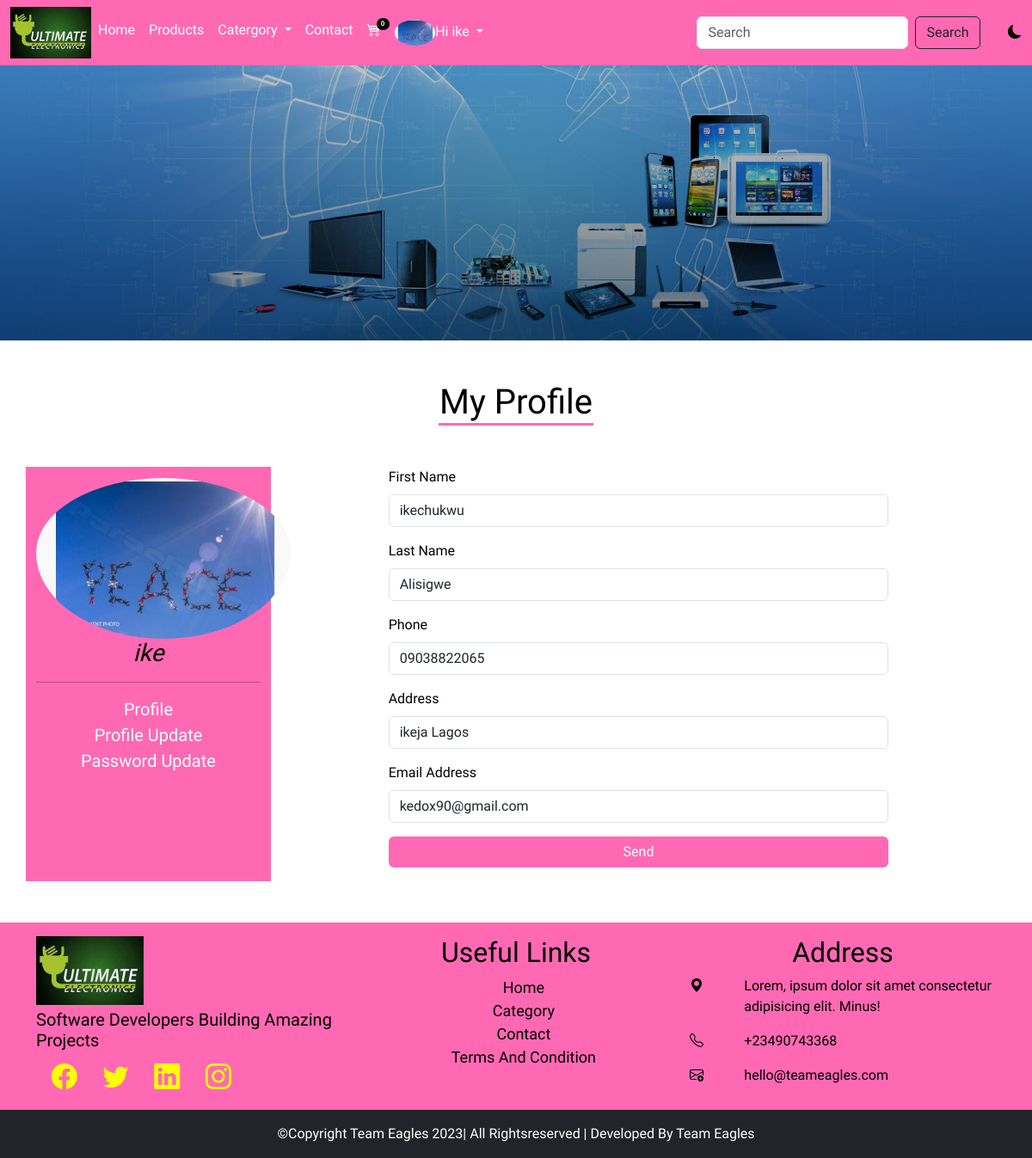
Screenshot of /profile (signed in) with the database file from the repository.
### ali/models.py (models this page shows, shortened)
class AppInfo(models.Model):
    appname = models.CharField(max_length=50)
    logo = models.ImageField(upload_to = 'logo')
    banner = models.ImageField(upload_to='banner')
    carousel1 = models.ImageField(upload_to='carousel1')
    carousel2 = models.ImageField(upload_to='carousel2')
    carousel3 = models.ImageField(upload_to='carousel3')

class Customer(models.Model):
        user = models.OneToOneField(User, on_delete=models.CASCADE)
        first_name =models.CharField(max_length=100)
        last_name =models.CharField(max_length=100)
        phone =models.CharField(max_length=20)
        address =models.CharField(max_length=100)
        email =models.EmailField(max_length=104)
        pix =models.ImageField(upload_to='profilepix')
        joined = models.DateTimeField(auto_now_add=True)

### ali/views.py (the view)
# urls.py: path('profile',views.profile,name='profile'),
@login_required(login_url='signin')
def profile(request):
    userprof = Customer.objects.get(user__username= request.user.username)
    context ={
        'userprof':userprof
    }
    return render(request,'profile.html', context)

### ali/context_processor.py (called while the page is built)
def feature(request):
    info = AppInfo.objects.get(pk=1)
    categ = Category.objects.all()
    context = {
        'info': info,
        'categ': categ
    }
    return context

def cartcount(request):
    cart = Cart.objects.filter(user__username = request.user.username, paid=False)
    itemcount = 0
    for item in cart:
        itemcount += item.quantity
    context = {
        'itemcount': itemcount
    }
    return context

### ali/templates/profile.html (shortened to what this page needs)
{% extends 'base.html' %}
{% block header %}{% include 'header.html' %}{% endblock header %}
{% block banner %}{% include 'banner.html' %}{% endblock banner %}
{% block content %}
<div class="container mt-5 mb-5">
  <h1 class="text-center text-capitalize mb-5 title">my profile</h1>
  <div class="row">
    <div class="col-12 col-md-3 pavat">
      <img src="{{userprof.pix.url}}" alt="" style="height: 200px;">
      <h3>{{userprof.user}}</h3>
      <hr>
      <ul class="list-unstyled">
        <li><a href="/{% url 'profile' %}">profile</a></li>
        <li><a href="{% url 'profile_update' %}">profile update</a></li>
        <li><a href="{% url 'password_update' %}">password update</a></li>
      </ul>
    </div>
    <div class="col-12 col-md-9 pform">
      <form action="">
        <div class="mb-3">
          <label for="exampleFormControlInput1" class="form-label">first name</label>
          <input type="text" value="{{userprof.first_name}}" class="form-control" id="exampleFormControlInput1">
        </div>
        <div class="mb-3">
          <label for="exampleFormControlInput1" class="form-label">last name</label>
          <input type="text" value="{{userprof.last_name}}" class="form-control" id="exampleFormControlInput1">
        </div>
        <div class="mb-3">
          <label for="exampleFormControlInput1" class="form-label">phone</label>
          <input type="text" value="{{userprof.phone}}" class="form-control" id="exampleFormControlInput1">
        </div>
        <div class="mb-3">
          <label for="exampleFormControlInput1" class="form-label">address</label>
          <input type="text" value="{{userprof.address}}" class="form-control" id="exampleFormControlInput1">
        </div>
        <div class="mb-3">
          <label for="exampleFormControlInput1" class="form-label">email address</label>
          <input type="text" value="{{userprof.email}}" class="form-control" id="exampleFormControlInput1" placeholder="name@example.com">
          <div class="mt-3">
            <button class="btn btn-warning">send</button>
          </div>
        </div>
      </form>
    </div>
  </div>
</div>
{% endblock content %}
{% block footer %}{% include 'footer.html' %}{% endblock footer %}

### ali/templates/header.html (shortened to what this page needs)
<nav class="navbar navbar-expand-lg sticky-top">
    <div class="container-fluid">
      <img src="{{info.logo.url}}" style="height: 60px;" alt=""></a>
      <div class="collapse navbar-collapse" id="navbarSupportedContent">
        <ul class="navbar-nav me-auto my-2 my-lg-0" style="--bs-scroll-height: 100px;">
          {% if user.is_authenticated %}
          <li class="nav-item">
            <a class="nav-link" aria-current="page" href="{% url 'home' %}">Home</a>
        </li>
        <li class="nav-item">
            <a class="nav-link" href="{% url 'products' %}">Products</a>
        </li>
        <li class="nav-item dropdown">
            <a class="nav-link dropdown-toggle" href="#" role="button" data-bs-toggle="dropdown" aria-expanded="false">
            Catergory
            </a>
        </li>
        <li class="nav-item">
            <a class="nav-link" href="{% url 'contact' %}">Contact</a>
        </li>
        <li class="nav-item">
            <a class="nav-link" href="{% url 'cart' %}">
            <div class="wrapper">
            <i class="bi bi-cart4"></i>
            <span class="badge">{{itemcount}}</span>
            </div>
            </a>
        </li>
        <li class="nav-item dropdown">
          <a
              class="nav-link dropdown-toggle"
              href="#"
              role="button"
              data-bs-toggle="dropdown"
              aria-expanded="false"
          >
          {% if user.customer %}
          <img src="{{user.customer.pix.url}}" style="height: 30px;" alt="" /><span>Hi {{user.username}}</span>
          {% endif %}
          </a>
        </li>
          {% endif %}
        </ul>
      <form action="{% url 'search' %}" method="POST"  class="d-flex" role="search">
      <input class="form-control me-2" name="item" type="search" placeholder="Search" aria-label="Search">
      <button class="btn btn-outline-dark" type="submit">Search</button>
      </form>
      <div class="mee">
        <i class="bi bi-moon-fill"></i>
      </div>
    </div>
    </div>
  </nav>

### ali/templates/footer.html
<footer>
    <div class="container">
      <div class="row fitem pt-3 ">
        <div class="col-6 col-lg-4 fadd">
          <img src="{{info.logo.url}}" alt="" style="height: 80px;">
          <h3>software developers building amazing projects</h3>
          <ul class="list-unstyled">
            <li class="list-inline-item"><i class="bi bi-facebook"></i></li>
            <li class="list-inline-item"><i class="bi bi-twitter"></i></li>
            <li class="list-inline-item"><i class="bi bi-linkedin"></i></li>
            <li class="list-inline-item"><i class="bi bi-instagram"></i></li>
          </ul>
        </div>
        <div class="col-6 col-lg-4 flink">
          <h2 class="text-center text-capitalize">useful links</h2>
          <ul class="list-unstyled">
            <li><a href="{% url 'home' %}">home</a></li>
            <li><a href="">category</a></li>
            <li><a href="{% url 'contact' %}">contact</a></li>
            <li><a href="">terms and condition</a></li>
          </ul>
        </div>
        <div class="col-6 col-lg-4">
          <h2 class="text-center text-capitalize">address</h2>
          <div class="row">
            <div class="col-2">
              <i class="bi bi-geo-alt-fill"></i>
            </div>
            <div class="col-10">
              <p>Lorem, ipsum dolor sit amet consectetur adipisicing elit. Minus!</p>
            </div>
          </div>
          <div class="row">
            <div class="col-2">
              <i class="bi bi-telephone"></i>
            </div>
            <div class="col-10">
              <p>+23490743368</p>
            </div>
          </div>
          <div class="row">
            <div class="col-2">
              <i class="bi bi-envelope-plus"></i>
            </div>
            <div class="col-10">
              <p>hello@teameagles.com</p>
            </div>
          </div>
        </div>
      </div>
    </div>
    <div class="container-fluid">
      <div class="row bg-dark">
        <p class="text-white text-center text-capitalize pt-3">&copy;copyright team eagles 2023| all rightsreserved | developed by team eagles</p>
      </div>
    </div>
  </footer>

### ali/static/css/style.css (style rules this page uses)
* { padding-inline-start: 0%; margin: 0%; box-sizing: border-box; }
.navbar { background-color: hotpink; }
.navbar-nav a { color: white; }
.wrapper { position: relative; }
.wrapper span { position: absolute; top: -2px; right: -10px; background-color: black; font-size: 8px; border-radius: 50px; }
.nav-item img { border-radius: 50%; }
.mee { margin-left: 3%; cursor: pointer; }
:root { --bg:white; --icon:black; --text: black; }
body { background: var(--bg) !important; color: var(--text) !important; overflow-y: hidden; font-family: 'Alkatra', cursive; }
.title::after { content:''; display: block; width: 180px; height: 3px; background-color: hotpink; margin-left: auto; margin-right: auto; }
footer { background-color: hotpink }
.fitem h3 { font-size: 20px; text-transform: capitalize; margin-top: 5px; }
.fitem ul i { font-size: 30px; color: yellow }
.fitem li { padding-left: 5%; }
.flink { text-align: center; }
.flink a { text-decoration: none; text-transform: capitalize; color: black; font-size: 18px; font-weight: 500; }
.pavat { background-color: hotpink; text-align: center; }
.pavat img { padding-top: 5%; border-radius: 100%; }
.pavat h3 { font-style: oblique; }
.pavat li a { text-decoration: none; text-transform: capitalize; color: white; font-size: 20px; }
.pform form { width: 70%; margin-left: 15%; margin-right: 15%; }
.pform label { text-transform: capitalize; font-weight: 500; }
.pform button { text-transform: capitalize; width: 100%; background-color: hotpink; border: none; color: white; font-weight: 500; }

### rows the page displays
AppInfo: logo (picture)
Customer: pix (picture), user "ike", first_name "ikechukwu", last_name "Alisigwe", phone "09038822065", address "ikeja Lagos", email "kedox90@gmail.com"

### other values shown
{{ itemcount }} "0"
{{ user.username }} "ike"
